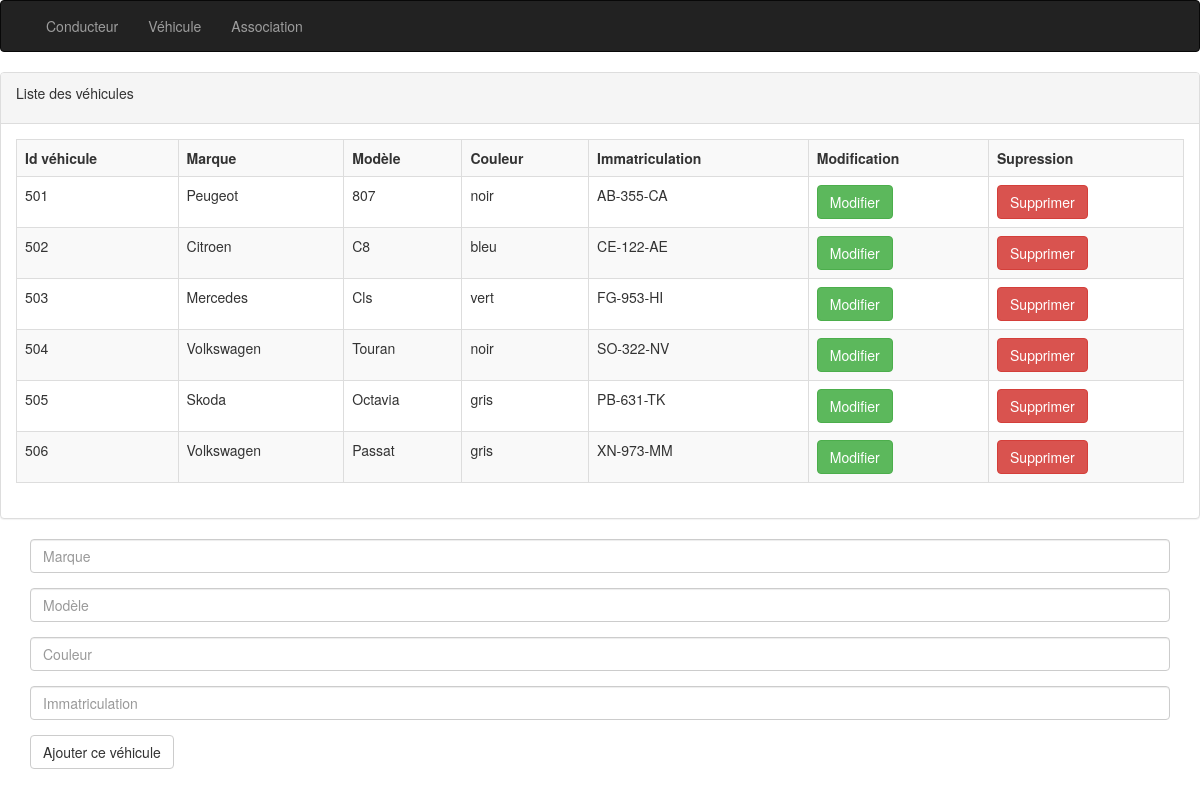
Screenshot of /eval_04/vehicule.php with the database file from the repository.
### tables this page shows
CREATE TABLE `vehicule` (
  `id_vehicule` int(11) NOT NULL,
  `marque` varchar(100) NOT NULL,
  `modele` varchar(100) NOT NULL,
  `couleur` varchar(100) NOT NULL,
  `immatriculation` varchar(100) NOT NULL
);

### eval_04/inc/init.inc.php (called while the page is built, shortened)
<?php
$pdo = new PDO('mysql:host=localhost;dbname=vtc', 'root', '', array(
    PDO::ATTR_ERRMODE => PDO::ERRMODE_WARNING,
    PDO::MYSQL_ATTR_INIT_COMMAND => 'SET NAMES utf8'
));
$resultat = $pdo -> query("SELECT * FROM vehicule");
$resultat_vehicule = $resultat -> fetchAll(PDO::FETCH_ASSOC);

### eval_04/vehicule.php (the view, shortened to what this page needs)
<?php
require('inc/header.inc.php');
require('inc/init.inc.php');
?>
<div class="panel panel-default">
    <div class="panel-heading">
        <p>Liste des véhicules</p>
    </div>
    <div class="panel-body">
        <div class="table-responsive">
        <table class="table table-bordered table-striped">
            <tr>
                <th>Id véhicule</th>
                <th>Marque</th>
                <th>Modèle</th>
                <th>Couleur</th>
                <th>Immatriculation</th>
                <th>Modification</th>
                <th>Supression</th>
            </tr>
            <tr>
            <?php foreach($resultat_vehicule as $valeur) {?>
               <td><?php echo $valeur['id_vehicule'] ;?></td>
               <td><?php echo $valeur['marque'] ;?></td>
               <td><?php echo $valeur['modele'] ;?></td>
               <td><?php echo $valeur['couleur'] ;?></td>
               <td><?php echo $valeur['immatriculation'] ;?></td>
               <td><a href="modif_vehicule.php?id_vehicule=<?= $valeur['id_vehicule']; ?>"><button type="button" class="btn btn-success">Modifier</button></a></td>
               <td><a href="vehicule.php?id_vehicule=<?= $valeur['id_vehicule']; ?>"><button type="button" class="btn btn-danger">Supprimer</button></a></td>
           </tr>
            <?php } ?>
        </table>
        </div>
    </div>
</div>
<div class="container">
    <form method="post" action="">
        <div class="form-group">
            <input type="text" class="form-control" id="marque" placeholder="Marque" name="marque">
        </div>
        <div class="form-group">
            <input type="text" class="form-control" id="modele" placeholder="Modèle" name="modele">
        </div>
        <div class="form-group">
            <input type="couleur" class="form-control" id="couleur" placeholder="Couleur" name="couleur">
        </div>
      <div class="form-group">
          <input type="immatriculation" class="form-control" id="immatriculation" placeholder="Immatriculation" name="immatriculation">
      </div>
      <button type="submit" class="btn btn-default">Ajouter ce véhicule</button>
  </form>
</div>
<?php
require('inc/footer.inc.php');
 ?>

### rows the page displays
vehicule: id_vehicule "501", marque "Peugeot", modele "807", couleur "noir", immatriculation "AB-355-CA"
vehicule: id_vehicule "502", marque "Citroen", modele "C8", couleur "bleu", immatriculation "CE-122-AE"
vehicule: id_vehicule "503", marque "Mercedes", modele "Cls", couleur "vert", immatriculation "FG-953-HI"
vehicule: id_vehicule "504", marque "Volkswagen", modele "Touran", couleur "noir", immatriculation "SO-322-NV"
vehicule: id_vehicule "505", marque "Skoda", modele "Octavia", couleur "gris", immatriculation "PB-631-TK"
vehicule: id_vehicule "506", marque "Volkswagen", modele "Passat", couleur "gris", immatriculation "XN-973-MM"
